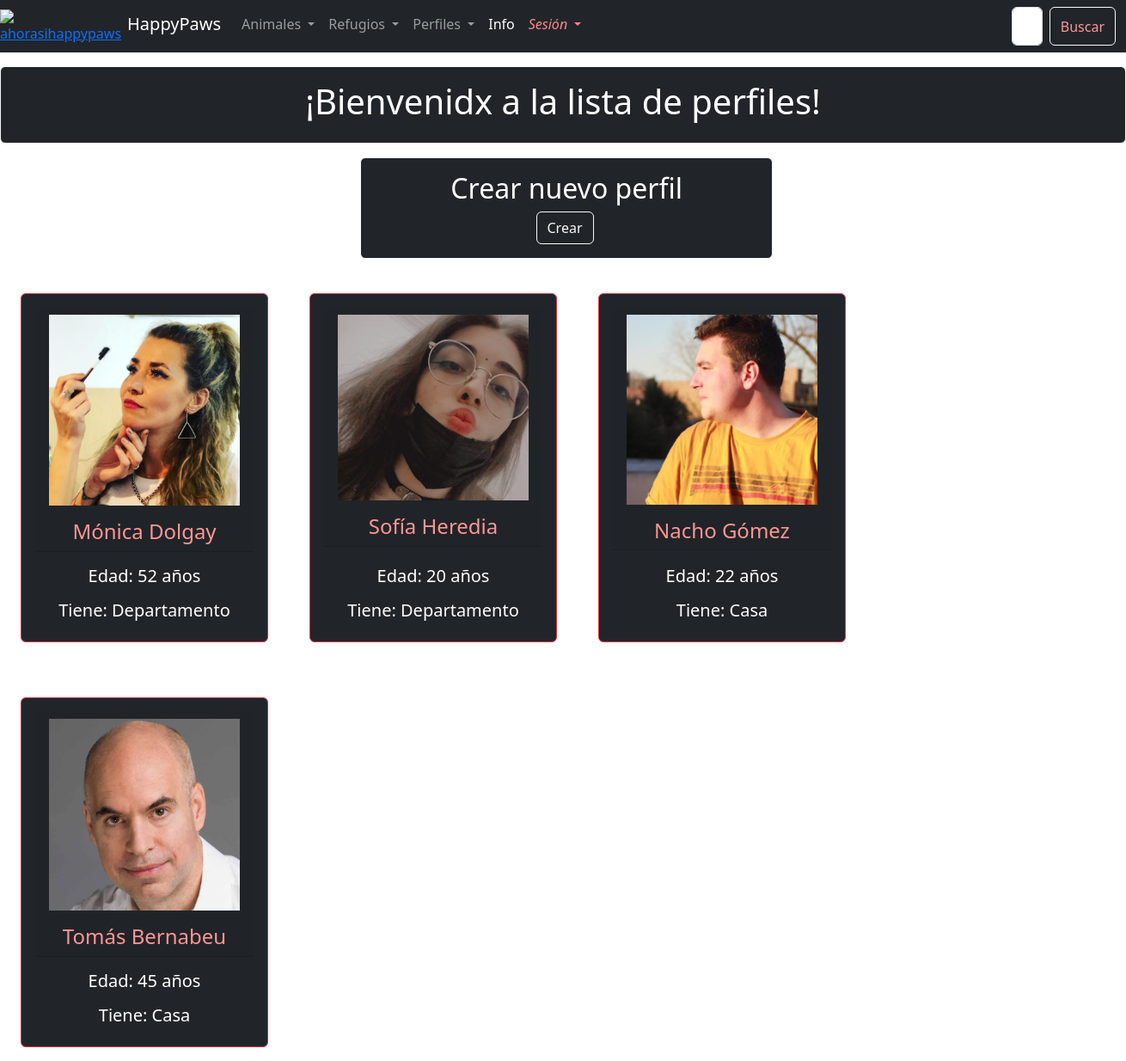
Page /profile-list/ on the committed database.
### animal_app/models.py (models this page shows, shortened)
class UserProfile(models.Model):
    user = models.OneToOneField(User, on_delete=models.CASCADE, related_name = "profile")
    name = models.CharField(max_length=100)
    age = models.IntegerField()
    dni = models.IntegerField()
    house_type = models.CharField(max_length=50)
    image = models.ImageField(upload_to="profile_images/", null=True, blank=True)
    contact_number = models.IntegerField()

### animal_app/views.py (the view)
# urls.py: path("profile-list/", profile_list),
def profile_list(request):
    if "search" in request.GET:
        search = request.GET["search"]
        all_profiles = UserProfile.objects.filter(name_icontains=search)
    else:
        all_profiles= UserProfile.objects.all()
    context = {
        "profiles":all_profiles,
    }
    return render(request, "profile-list.html", context = context)

### templates/profile-list.html (shortened to what this page needs)
{% extends "base.html" %}
{% block content %}
<div class="card text-bg-dark mb-3 card border-light mb-3">
    <div class="card-body">
        <h1 style="text-align:center;">¡Bienvenidx a la lista de perfiles!</h1>
    </div>
</div>
<div class="card text-bg-dark mb-3 card border-light mb-3" style="max-width: 30rem; margin-left: 32%;">
    <div class="card-body">
        <h2 style="text-align:center;"> Crear nuevo perfil</h2>
        <a href="/register/" class="btn btn-dark btn-outline-light" style="text-align: center; margin-left: 42%;">Crear</a>
    </div>
</div>
<div style="height: auto;
display: flex !important;
flex-wrap: wrap;
color: black;
gap: 3rem;
padding-left: 1.5rem;
padding-right: 1.5rem;
padding-top: 1.5rem;">
    {% for profile in profiles %}
    <div class="card text-bg-dark mb-3 card border-danger mb-3" style="max-width: 18rem; ">
        <div class="card-body">
        <h4 class="card-header"  style="color:rgb(254, 150, 149); text-align: center;">
        <img src="{{profile.image.url}}" alt="" style="width: 100%; height: 100%; object-fit: cover; ">
        {{profile.name}}
        </h4>
        </div>
        <h5 style="text-align: center;">
        <p> Edad: {{profile.age}} años</p>
        <p> Tiene: {{profile.house_type}} </p>
        </h5>
    </div>
    {% endfor %}
</div>
{% endblock %}

### templates/base.html (style rules this page uses)
body { background-image: url('https://i.pinimg.com/564x/0b/c4/a1/0bc4a10e10077c2aedac4cf37e7378c7.jpg'); }

### rows in the picture
UserProfile: image (picture), name "Mónica Dolgay", age "52", house_type "Departamento"
UserProfile: image (picture), name "Sofía Heredia", age "20", house_type "Departamento"
UserProfile: image (picture), name "Nacho Gómez", age "22", house_type "Casa"
UserProfile: image (picture), name "Tomás Bernabeu", age "45", house_type "Casa"
